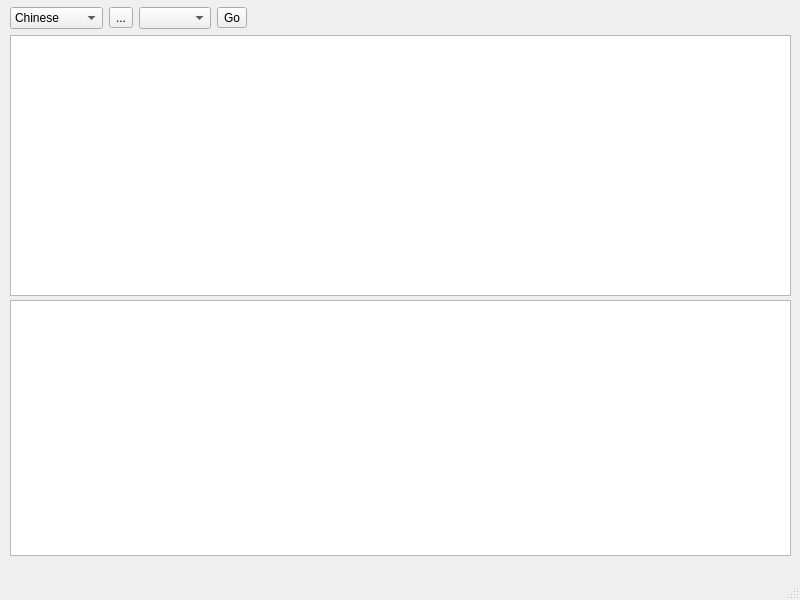
<?xml version="1.0" encoding="UTF-8"?>
<ui version="4.0">
 <class>MainWindow</class>
 <widget class="QMainWindow" name="MainWindow">
  <property name="geometry">
   <rect>
    <x>0</x>
    <y>0</y>
    <width>800</width>
    <height>600</height>
   </rect>
  </property>
  <property name="windowTitle">
   <string>MainWindow</string>
  </property>
  <widget class="QWidget" name="centralwidget">
   <widget class="QTextEdit" name="telang0">
    <property name="geometry">
     <rect>
      <x>10</x>
      <y>35</y>
      <width>781</width>
      <height>261</height>
     </rect>
    </property>
   </widget>
   <widget class="QTextEdit" name="telang1">
    <property name="geometry">
     <rect>
      <x>10</x>
      <y>300</y>
      <width>781</width>
      <height>256</height>
     </rect>
    </property>
   </widget>
   <widget class="QWidget" name="horizontalLayoutWidget">
    <property name="geometry">
     <rect>
      <x>10</x>
      <y>5</y>
      <width>781</width>
      <height>26</height>
     </rect>
    </property>
    <layout class="QHBoxLayout" name="horizontalLayout">
     <item>
      <widget class="QComboBox" name="cblang0">
       <property name="modelColumn">
        <number>0</number>
       </property>
       <item>
        <property name="text">
         <string>Chinese</string>
        </property>
       </item>
       <item>
        <property name="text">
         <string>Czech</string>
        </property>
       </item>
       <item>
        <property name="text">
         <string>Dutch</string>
        </property>
       </item>
       <item>
        <property name="text">
         <string>English</string>
        </property>
       </item>
       <item>
        <property name="text">
         <string>Estonian</string>
        </property>
       </item>
       <item>
        <property name="text">
         <string>Finnish</string>
        </property>
       </item>
       <item>
        <property name="text">
         <string>French</string>
        </property>
       </item>
       <item>
        <property name="text">
         <string>German</string>
        </property>
       </item>
       <item>
        <property name="text">
         <string>Greek</string>
        </property>
       </item>
       <item>
        <property name="text">
         <string>Italian</string>
        </property>
       </item>
       <item>
        <property name="text">
         <string>Japanese</string>
        </property>
       </item>
       <item>
        <property name="text">
         <string>Korean</string>
        </property>
       </item>
       <item>
        <property name="text">
         <string>Latin</string>
        </property>
       </item>
       <item>
        <property name="text">
         <string>Polish</string>
        </property>
       </item>
       <item>
        <property name="text">
         <string>Portughese</string>
        </property>
       </item>
       <item>
        <property name="text">
         <string>Russian</string>
        </property>
       </item>
       <item>
        <property name="text">
         <string>Serbian</string>
        </property>
       </item>
       <item>
        <property name="text">
         <string>Slovak</string>
        </property>
       </item>
       <item>
        <property name="text">
         <string>Spanish</string>
        </property>
       </item>
       <item>
        <property name="text">
         <string>Svedish</string>
        </property>
       </item>
       <item>
        <property name="text">
         <string>Turkish</string>
        </property>
       </item>
       <item>
        <property name="text">
         <string>Ukrainian</string>
        </property>
       </item>
      </widget>
     </item>
     <item>
      <widget class="QToolButton" name="tbswap">
       <property name="text">
        <string>...</string>
       </property>
       <property name="icon">
        <iconset theme="QIcon::ThemeIcon::MediaPlaylistRepeat"/>
       </property>
      </widget>
     </item>
     <item>
      <widget class="QComboBox" name="cblang1"/>
     </item>
     <item>
      <widget class="QToolButton" name="toolButton">
       <property name="text">
        <string>Go</string>
       </property>
      </widget>
     </item>
     <item>
      <spacer name="horizontalSpacer">
       <property name="orientation">
        <enum>Qt::Orientation::Horizontal</enum>
       </property>
       <property name="sizeHint" stdset="0">
        <size>
         <width>40</width>
         <height>20</height>
        </size>
       </property>
      </spacer>
     </item>
    </layout>
   </widget>
  </widget>
  <widget class="QMenuBar" name="menubar">
   <property name="geometry">
    <rect>
     <x>0</x>
     <y>0</y>
     <width>800</width>
     <height>21</height>
    </rect>
   </property>
  </widget>
  <widget class="QStatusBar" name="statusbar"/>
 </widget>
 <resources/>
 <connections>
  <connection>
   <sender>tbswap</sender>
   <signal>released()</signal>
   <receiver>MainWindow</receiver>
   <slot>swapclick()</slot>
   <hints>
    <hint type="sourcelabel">
     <x>112</x>
     <y>37</y>
    </hint>
    <hint type="destinationlabel">
     <x>133</x>
     <y>23</y>
    </hint>
   </hints>
  </connection>
  <connection>
   <sender>toolButton</sender>
   <signal>released()</signal>
   <receiver>MainWindow</receiver>
   <slot>goclick()</slot>
   <hints>
    <hint type="sourcelabel">
     <x>228</x>
     <y>37</y>
    </hint>
    <hint type="destinationlabel">
     <x>277</x>
     <y>26</y>
    </hint>
   </hints>
  </connection>
 </connections>
 <slots>
  <slot>swapclick()</slot>
  <slot>goclick()</slot>
 </slots>
</ui>
